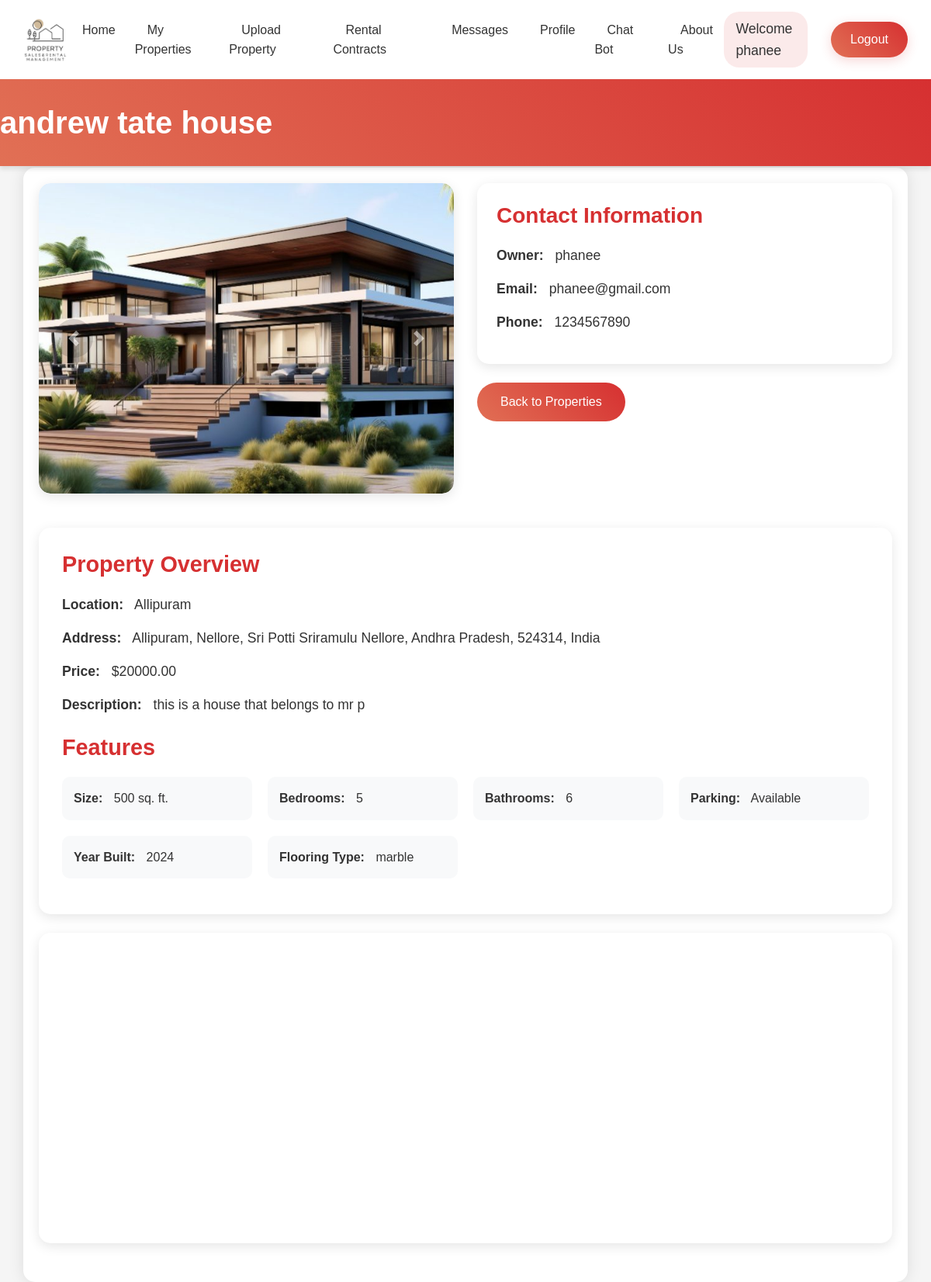
/ownerapp/properties/5/ (signed in), run on the app's committed database.
### ownerapp/models.py (models this page shows, shortened)
class Property(models.Model):
    PROPERTY_TYPE_CHOICES = [
        ('Rent', 'Rent'),
        ('Sale', 'Sale'),
    ]
    OCCUPANCY_CHOICES = [
        ('Available', 'Available'),
        ('Not Available', 'Not Available'),
    ]
    PARKING = [
        ('Available', 'Available'),
        ('Not Available', 'Not Available'),
    ]
    title = models.CharField(max_length=200)
    image = models.ImageField(upload_to='property_images/')
    image_2 = models.ImageField(upload_to='property_images/', blank=True, null=True)
    image_3 = models.ImageField(upload_to='property_images/', blank=True, null=True)
    overview = models.TextField(max_length=100)
    location = models.CharField(max_length=200)
    location_url = models.URLField(max_length=500, blank=True, null=True, help_text="OpenStreetMap URL for the property location")
    address = models.TextField(max_length=300, blank=True, null=True)
    property_type = models.CharField(max_length=10, choices=PROPERTY_TYPE_CHOICES, default='Rent')
    price = models.DecimalField(max_digits=10, decimal_places=2)
    description = models.TextField()
    size = models.PositiveIntegerField()
    bedrooms = models.PositiveIntegerField()
    bathrooms = models.PositiveIntegerField()
    parking = models.CharField(max_length=20,choices=PARKING,default='Available')
    year_built = models.PositiveIntegerField()
    flooring_type = models.CharField(max_length=100)
    owner_name = models.CharField(max_length=100, default='Owner Name')
    email = models.EmailField()
    phone = models.CharField(max_length=15)
    occupancy_status = models.CharField(max_length=20,choices=OCCUPANCY_CHOICES,default='Available')
    owner = models.ForeignKey(User, on_delete=models.CASCADE, related_name='properties', default=1)

### ownerapp/views.py (the view)
# urls.py: path('properties/<int:pk>/', views.property_detail, name='property_detail'),
@login_required
def property_detail(request, pk):
    property = Property.objects.get(pk=pk)
    if request.user.username == "admin":  # Check if the username is 'admin'
        template = 'adminApp/property_detail.html'
    else:
        template = 'ownerApp/property_detail.html'
    return render(request, template, {'property': property})

### templates/ownerApp/property_detail.html (shortened to what this page needs)
{% load static %}
<!DOCTYPE html>
<html lang="en">
<head>
    <link rel="stylesheet" href="https://stackpath.bootstrapcdn.com/bootstrap/4.5.2/css/bootstrap.min.css">
    <link rel="stylesheet" href="{% static 'css/ownerApp/property_detail.css' %}">
    <link rel="stylesheet" href="{% static 'css/adminApp/homepage.css' %}">
</head>
<body>
{% block body %}
    {% include 'Navbar/ownerNavBar.html' %}
    <header class="header">
        <h1>{{ property.title }}</h1>
    </header>
    <div class="container">
        <div class="row">
            <div class="col-md-6">
                <div id="propertyCarousel" class="carousel slide carousel-section" data-ride="carousel">
                    <div class="carousel-inner">
                        <div class="carousel-item active">
                            <img src="{{ property.image.url }}" class="property-image d-block w-100" alt="{{ property.title }}">
                        </div>
                    </div>
                    <a class="carousel-control-prev" href="#propertyCarousel" role="button" data-slide="prev">
                        <span class="carousel-control-prev-icon" aria-hidden="true"></span>
                    </a>
                    <a class="carousel-control-next" href="#propertyCarousel" role="button" data-slide="next">
                        <span class="carousel-control-next-icon" aria-hidden="true"></span>
                    </a>
                </div>
            </div>
            <div class="col-md-6">
                <section class="property-contact">
                    <h3>Contact Information</h3>
                    <p><strong>Owner:</strong> {{ property.owner_name }}</p>
                    <p><strong>Email:</strong> {{ property.email }}</p>
                    <p><strong>Phone:</strong> {{ property.phone }}</p>
                </section>
                <a href="{% url 'ownerapp:property_list' %}" class="btn-squircle mt-4">Back to Properties</a>
            </div>
        </div>
        <section class="property-overview mt-4">
            <h2>Property Overview</h2>
            <p><strong>Location:</strong> {{ property.location }}</p>
            <p><strong>Address:</strong> {{ property.address }}</p>
            <p><strong>Price:</strong> ${{ property.price }}</p>
            <p><strong>Description:</strong> {{ property.description }}</p>
            <h2 class="mt-4">Features</h2>
            <ul class="list-unstyled">
                <li><strong>Size:</strong> {{ property.size }} sq. ft.</li>
                <li><strong>Bedrooms:</strong> {{ property.bedrooms }}</li>
                <li><strong>Bathrooms:</strong> {{ property.bathrooms }}</li>
                <li><strong>Parking:</strong> {{ property.parking }}</li>
                <li><strong>Year Built:</strong> {{ property.year_built }}</li>
                <li><strong>Flooring Type:</strong> {{ property.flooring_type }}</li>
            </ul>
        </section>
        <div id="mapContainer" class="mt-4" style="width: 100%; height: 400px;">
        </div>
    </div>
{% endblock %}
</body>
</html>

### templates/Navbar/ownerNavBar.html (shortened to what this page needs)
{% load static %}
<header>
    <div class="logo">
        <a href="{% url 'ownerapp:ownerhomepage' %}">
            <img src="{% static 'images/logo.png' %}" alt="PS6 Logo">
        </a>
    </div>
    <nav>
        <ul>
            <li><a href="{% url 'ownerapp:ownerhomepage' %}">Home</a></li>
            <li><a href="{% url 'ownerapp:property_list'  %}">My Properties</a></li>
            <li><a href="{% url 'ownerapp:upload_property'  %}">Upload Property</a></li>
            <li><a href="{% url 'ownerapp:rental_contract' %}">Rental Contracts</a></li>
            <li><a href="{% url 'ownerapp:owner_messages' %}">Messages</a></li>
            <li><a href="{% url 'ownerapp:owner_profile' %}">Profile</a></li>
            <li><a href="{% url 'ownerapp:chatbot' %}">Chat Bot</a></li>
            <li><a href="{% url 'ownerapp:about_us' %}">About Us</a></li>
        </ul>
    </nav>
    <div class="auth-buttons">
        {% if user.is_authenticated %}
            <span class="welcome-message">Welcome {{ user.username }}</span>
            <form action="{% url 'adminapp:logout_view' %}" method="POST" style="display:inline;">
                <button type="submit" class="logout-btn">Logout</button>
            </form>
        {% else %}
            <a href="{% url 'ownerapp:login_or_register' %}" class="login-btn">Login/Register</a>
        {% endif %}
    </div>
</header>

### static/css/ownerApp/property_detail.css (style rules this page uses)
body { font-family: 'Roboto', sans-serif; line-height: 1.6; color: #333; background-color: #f5f5f5; }
.header { background: linear-gradient(45deg, #e17055, #d63031); color: white; padding: 2rem 0; text-align: center; margin-bottom: 2rem; box-shadow: 0 4px 6px rgba(0, 0, 0, 0.1); }
.header h1 { margin: 0; font-size: 2.5rem; font-weight: 700; }
.container { padding: 20px; background-color: #fff; border-radius: 15px; box-shadow: 0 0 20px rgba(0, 0, 0, 0.1); margin-top: -30px; position: relative; }
.carousel-section { border-radius: 15px; overflow: hidden; box-shadow: 0 4px 15px rgba(0, 0, 0, 0.1); margin-bottom: 20px; }
.property-image { height: 400px; object-fit: cover; border-radius: 15px; }
.carousel-control-prev, .carousel-control-next { width: 10%; background: rgba(0, 0, 0, 0.3); border-radius: 50%; height: 50px; width: 50px; top: 50%; transform: translateY(-50%); margin: 0 20px; }
.property-contact { background-color: #fff; padding: 25px; border-radius: 15px; box-shadow: 0 4px 15px rgba(0, 0, 0, 0.1); }
.property-contact h3 { color: #d63031; margin-bottom: 20px; font-weight: 600; }
.property-contact p { margin-bottom: 15px; font-size: 1.1rem; }
.property-contact strong { color: #333; margin-right: 10px; }
.property-overview { background-color: #fff; padding: 30px; border-radius: 15px; margin-top: 30px; box-shadow: 0 4px 15px rgba(0, 0, 0, 0.1); }
.property-overview h2 { color: #d63031; margin-bottom: 20px; font-weight: 600; font-size: 1.8rem; }
.property-overview p { margin-bottom: 15px; font-size: 1.1rem; }
.property-overview strong { color: #333; margin-right: 10px; }
.property-overview ul { display: grid; grid-template-columns: repeat(auto-fit, minmax(200px, 1fr)); gap: 20px; margin-top: 20px; }
.property-overview li { background-color: #f8f9fa; padding: 15px; border-radius: 10px; transition: transform 0.3s ease; }
.btn-squircle { display: inline-block; padding: 12px 30px; background: linear-gradient(45deg, #e17055, #d63031); color: white; text-decoration: none; border-radius: 50px; font-weight: 500; transition: all 0.3s ease; border: none; cursor: pointer; text-align: center; }
#mapContainer { border-radius: 15px; overflow: hidden; box-shadow: 0 4px 15px rgba(0, 0, 0, 0.1); margin: 30px 0; }
.container { animation: fadeIn 0.6s ease-out; }
.property-contact, .property-overview { animation: fadeIn 0.6s ease-out; }

### static/css/adminApp/homepage.css (style rules this page uses)
* { margin: 0; padding: 0; box-sizing: border-box; }
body { font-family: 'Poppins', sans-serif; margin: 0; padding: 0; background-color: #f5f5f5; color: #333; }
header { background-color: #ffffff; color: #333; padding: 15px 30px; display: flex; justify-content: space-between; align-items: center; box-shadow: 0 4px 15px rgba(0, 0, 0, 0.08); position: relative; z-index: 1000; }
.logo img { max-width: 150px; max-height: 60px; transition: transform 0.3s ease; }
nav ul { list-style: none; margin: 0; padding: 0; display: flex; gap: 25px; }
nav ul li a { color: #333; text-decoration: none; font-size: 1rem; font-weight: 500; padding: 8px 16px; border-radius: 20px; transition: all 0.3s ease; position: relative; }
nav ul li a::after { content: ''; position: absolute; bottom: 0; left: 50%; width: 0; height: 2px; transition: all 0.3s ease; transform: translateX(-50%); }
.auth-buttons { display: flex; align-items: center; gap: 15px; }
.welcome-message { margin-right: 15px; font-size: 1.1rem; font-weight: 500; color: #333; padding: 8px 15px; background-color: rgba(214, 48, 49, 0.1); border-radius: 20px; }
.logout-btn { background: linear-gradient(45deg, #e17055, #d63031); color: white; padding: 10px 25px; border: none; border-radius: 25px; cursor: pointer; font-weight: 500; transition: all 0.3s; box-shadow: 0 4px 15px rgba(214, 48, 49, 0.2); }

### data on the page
Property: title "andrew tate house", image (picture), owner_name "phanee", email "phanee@gmail.com", phone "1234567890", location "Allipuram", address "Allipuram, Nellore, Sri Potti Sriramulu Nellore, Andhra Pradesh, 524314, India", price "20000.00", description "this is a house that belongs to mr p", size "500", bedrooms "5", bathrooms "6", parking "Available", year_built "2024", flooring_type "marble"

### other printed values
{{ user.username }} "phanee"
